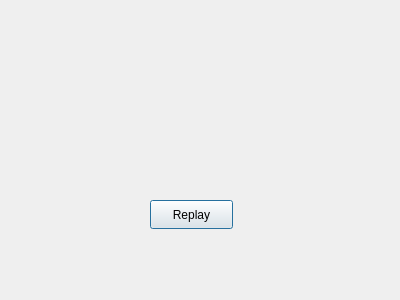
<?xml version="1.0" encoding="UTF-8"?>
<ui version="4.0">
 <class>gameover</class>
 <widget class="QDialog" name="gameover">
  <property name="geometry">
   <rect>
    <x>0</x>
    <y>0</y>
    <width>400</width>
    <height>300</height>
   </rect>
  </property>
  <property name="windowTitle">
   <string>Dialog</string>
  </property>
  <widget class="QPushButton" name="replayButton">
   <property name="geometry">
    <rect>
     <x>150</x>
     <y>200</y>
     <width>83</width>
     <height>29</height>
    </rect>
   </property>
   <property name="text">
    <string>Replay</string>
   </property>
  </widget>
 </widget>
 <resources/>
 <connections/>
</ui>
